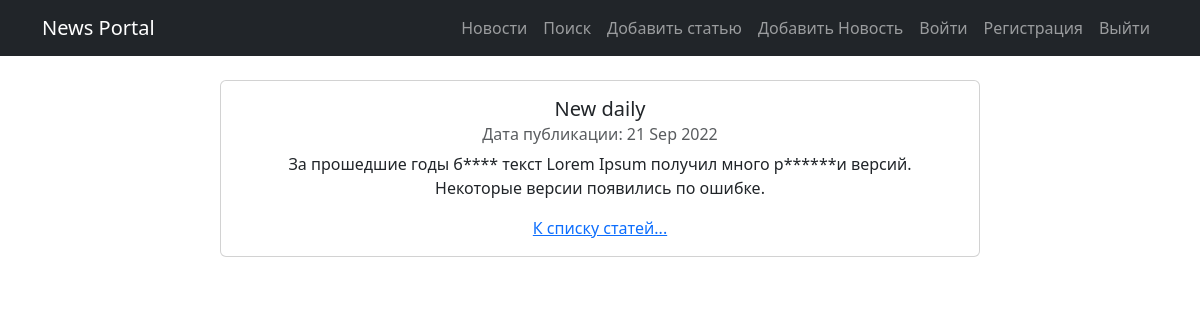
The app's page /post/4/ with its own data.
### news_portal_app/models.py (models this page shows, shortened)
class Post(models.Model):
    news = 'NE'
    artikle = 'AR'
    TYPE = [
        (news, 'Новость'),
        (artikle, 'Статья'),
    ]
    author = models.ForeignKey(Author, on_delete=models.CASCADE)
    type = models.CharField(max_length=2, choices=TYPE, default=artikle)
    time = models.DateTimeField(auto_now_add=True)
    category = models.ManyToManyField(Category, through='PostCategory')
    title = models.CharField(max_length=128)
    text = models.TextField()
    rating = models.IntegerField(default=0)

### news_portal_app/views.py (the view)
# urls.py: path('<int:pk>/', PostDetail.as_view(), name='post_detail'),
class PostDetail(DetailView):
    model = Post
    template_name = 'post.html'
    context_object_name = 'post'

### news_portal_app/templatetags/custom_filters.py (called while the page is built)
@register.filter()
def censor(post_text: str):
    if not isinstance(post_text, str):
        raise ValueError('Можно применить только к строке!')  # Если строка, то в ней уже ищем плохие слова
    if 'редиск' or 'баран' in post_text:
        text = post_text.replace('редиск', 'р******')
        text = text.replace('баран', 'б****')
        return text

### templates/post.html (shortened to what this page needs)
{% extends 'flatpages/default.html' %}
{% load custom_filters %}
{% block content %}
<div class="row justify-content-center">
<div class="card col-8 my-4">
  <div class="card-body">
    <h5 class="card-title">{{ post.title|censor }}</h5>
    <h6 class="card-subtitle mb-2 text-muted">Дата публикации: {{ post.time | date:'d M Y' }}</h6>
    <p class="card-text">{{ post.text | censor }}</p>
    <a href="/news/" class="card-link">К списку статей...</a>
  </div>
</div>
</div>
{% endblock %}

### records on screen
Post: title|censor "New daily", time "21 Sep 2022", text|censor "За прошедшие годы б**** текст Lorem Ipsum получил много р******и версий. Некоторые версии появились по ошибке."
